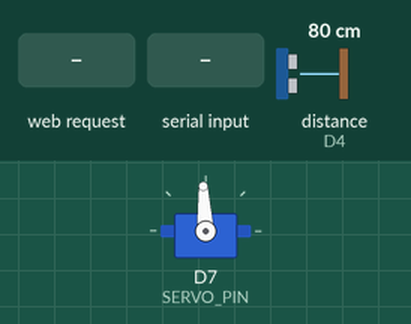
This sketch was run on a simulated ESP8266 (Wemos D1 mini). Parts: servo. Wiring (inferred from the names in the program): ultrasonic range finder: trigger D3; echo D4. The test bench sets the inputs (shaded band); at power-on: distance to the obstacle (sensor on D4) 80 cm. The echo pulse lasts 58.3 µs per cm; WiFi joins after 1.5 s; servers stay silent unless stated; uploads are accepted with an empty reply; what the sketch prints to the serial monitor is not drawn.

Above: at 4.9 s.
5.0 s: HTTP request GET /api/servo/on received
At 5.7 s:
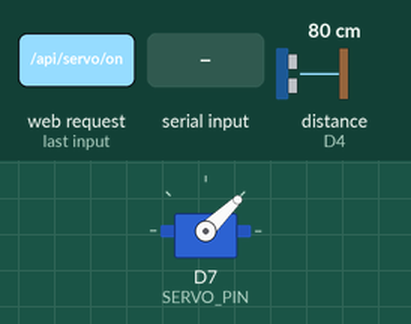
8.7 s: "R90\n" received over Serial
At 9.4 s:
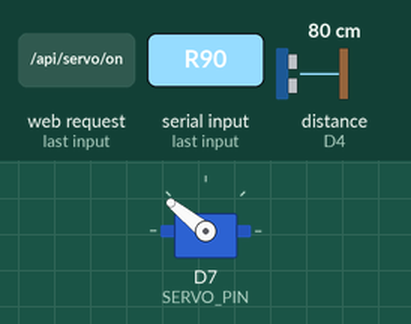
12.8 s: HTTP request GET /api/servo/off received
At 15.4 s:
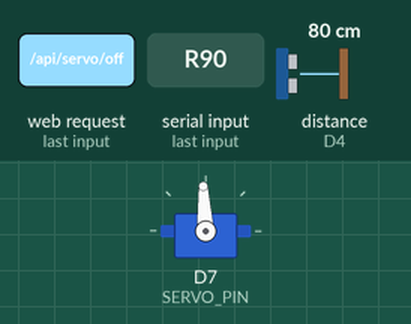
Timing chart, 0 to 16.9 s (numbered marks = the images above; inputs shaded):
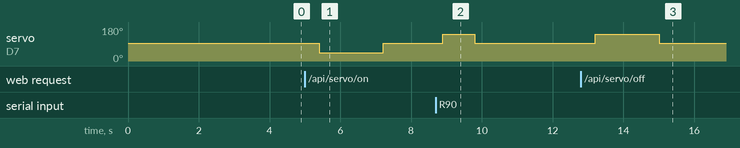

The sketch:

wemos_combine_all_sensors.ino
```cpp
/*
 * ================================================================
 * WeMos D1 R1 — COMBINED (same DB path as wemos_receiver_no_shield)
 * Board: LOLIN(WEMOS) D1 R1
 *
 * = receiver_no_shield (Arduino sensors → sensor_api.php → MySQL)
 * + feeder (ultrasonic + continuous servo)
 *
 *   1. Receives TEMP/PH/NTU/TDS from Arduino (~5s) via SoftSerial
 *   2. POSTs water sensors to sensor_api.php  (same as working receiver)
 *   3. Reads HC-SR04 every 10s → POSTs to feeder_api.php
 *   4. Website Servo ON → spin LEFT (L); Servo OFF → spin RIGHT (R)
 *      (polls servo_cmd_api.php + optional HTTP /api/servo/on|/off)
 *   5. USB Serial still accepts: L / R / L90 / 0
 *
 * Copy to XAMPP htdocs (same place as sensor_api.php):
 *   C:\xampp\htdocs\sensor_api.php
 *   C:\xampp\htdocs\feeder_api.php
 *   C:\xampp\htdocs\servo_cmd_api.php
 * ================================================================
 */

#include <ESP8266WiFi.h>
#include <ESP8266HTTPClient.h>
#include <ESP8266WebServer.h>
#include <WiFiClient.h>
#include <SoftwareSerial.h>
#include <Servo.h>

// ── Wi-Fi (same as working receiver) ─────────────────────────────
const char* WIFI_SSID     = "thiss";
const char* WIFI_PASSWORD = "123456789";

// ── Server / Database (PHP → MySQL) ──────────────────────────────
// Same style as wemos_receiver_no_shield (NO custom Apache port).
// Run ipconfig → use this PC's Wi-Fi IPv4. WeMos must be on the SAME Wi-Fi.
//
// Normal XAMPP Apache = port 80 → URL has NO :number
//   http://YOUR_PC_IP/sensor_api.php
//
// If phpMyAdmin only opens with :54884, Apache was moved off port 80
// (another app took 80, or httpd.conf was changed). That is an XAMPP
// setting — the WeMos sketch does NOT change database/Apache ports.
// Fix Apache back to port 80, then keep these URLs as below.
//
// Update IP when Wi-Fi reconnects (ipconfig → Wireless LAN → IPv4):
// Current PC Wi-Fi IP on hotspot "thiss": 10.131.237.87
const char* SERVER_URL = "http://10.131.237.87/sensor_api.php";
const char* FEEDER_URL = "http://10.131.237.87/feeder_api.php";
const char* SERVO_CMD_URL = "http://10.131.237.87/servo_cmd_api.php";

// ── SoftSerial from Arduino (same as receiver) ───────────────────
#define SW_RX_PIN D5
#define SW_TX_PIN D6
SoftwareSerial arduinoSerial(SW_RX_PIN, SW_TX_PIN);
#define ARDUINO_BAUD 9600

// ── Ultrasonic + servo (from wemos_feeder) ───────────────────────
#define TRIG_PIN D3
#define ECHO_PIN D4
#define SERVO_PIN D7

const int STOP_US = 1500;
const int SPIN_LEFT_US  = 1000;
const int SPIN_RIGHT_US = 2000;
const float MS_PER_DEGREE = 10;
const unsigned long STOP_HOLD_MS = 400;
const unsigned long DISTANCE_INTERVAL_MS = 10000;
const unsigned long SERVO_CMD_POLL_MS = 1500;

String receivedLine = "";
String usbSerialBuffer = "";
unsigned long lastWifiAttempt = 0;
unsigned long lastDistanceMs = 0;
unsigned long lastServoCmdPollMs = 0;
bool servoBusy = false;
String lastMotorState = "OFF";
float lastDistanceCm = -1.0;
long lastWebServoCmdId = 0;
bool pendingLeft = false;
bool pendingRight = false;

Servo feederServo;
ESP8266WebServer httpServer(80);

// ── Wi-Fi (same logic as receiver) ───────────────────────────────
const char* wifiStatusText(wl_status_t s) {
  switch (s) {
    case WL_IDLE_STATUS:     return "IDLE";
    case WL_NO_SSID_AVAIL:   return "NO_SSID (name not found / out of range)";
    case WL_SCAN_COMPLETED:  return "SCAN_DONE";
    case WL_CONNECTED:       return "CONNECTED";
    case WL_CONNECT_FAILED:  return "CONNECT_FAILED (wrong password?)";
    case WL_CONNECTION_LOST: return "CONNECTION_LOST";
    case WL_DISCONNECTED:    return "DISCONNECTED";
    default:                 return "UNKNOWN";
  }
}

void connectWiFi() {
  if (WiFi.status() == WL_CONNECTED) return;

  Serial.print("[WiFi] Connecting to \"");
  Serial.print(WIFI_SSID);
  Serial.println("\"");

  WiFi.persistent(false);
  WiFi.mode(WIFI_OFF);
  delay(200);
  WiFi.mode(WIFI_STA);
  WiFi.setSleepMode(WIFI_NONE_SLEEP);
  WiFi.disconnect(true);
  delay(200);
  WiFi.begin(WIFI_SSID, WIFI_PASSWORD);

  // ~25 seconds (ESP8266 + some extenders are slow)
  int tries = 0;
  while (WiFi.status() != WL_CONNECTED && tries < 50) {
    delay(500);
    Serial.print(".");
    if (tries % 10 == 9) {
      Serial.print(" [");
      Serial.print(wifiStatusText(WiFi.status()));
      Serial.print("]");
    }
    tries++;
  }

  if (WiFi.status() == WL_CONNECTED) {
    Serial.println("\n[WiFi] Connected!");
    Serial.print("[WiFi] IP Address: ");
    Serial.println(WiFi.localIP());
    Serial.print("[WiFi] Gateway: ");
    Serial.println(WiFi.gatewayIP());
  } else {
    Serial.println();
    Serial.print("[WiFi] FAILED status=");
    Serial.print((int)WiFi.status());
    Serial.print(" ");
    Serial.println(wifiStatusText(WiFi.status()));
    Serial.println("[WiFi] Check: 2.4GHz, SSID/password exact, WeMos near extender.");
  }
  lastWifiAttempt = millis();
}

bool ensureWiFi() {
  if (WiFi.status() == WL_CONNECTED) return true;
  // Retry every 10s when offline (was 30s)
  if (millis() - lastWifiAttempt > 10000) connectWiFi();
  return WiFi.status() == WL_CONNECTED;
}

// ── Water sensors → sensor_api.php (identical to receiver) ───────
void sendToDatabase(String temp, String ph, String ntu, String tds) {
  if (!ensureWiFi()) {
    Serial.println("[WiFi] Not connected — skipping upload.");
    return;
  }

  WiFiClient client;
  HTTPClient http;

  http.begin(client, SERVER_URL);
  http.addHeader("Content-Type", "application/x-www-form-urlencoded");

  String postBody = "temperature=" + temp
                  + "&ph="         + ph
                  + "&turbidity="  + ntu
                  + "&tds="        + tds;

  Serial.print("[HTTP] POST sensor from ");
  Serial.print(WiFi.localIP());
  Serial.print(" → ");
  Serial.println(SERVER_URL);

  int httpCode = http.POST(postBody);

  Serial.print("[HTTP] sensor_api code: ");
  Serial.println(httpCode);

  if (httpCode == 200) {
    Serial.println("[HTTP] Data saved to database!");
  } else {
    Serial.print("[HTTP] Failed: ");
    Serial.println(http.errorToString(httpCode));
    Serial.println(http.getString());
  }

  http.end();
}

// ── Ultrasonic / servo → feeder_api.php ──────────────────────────
void sendFeederToDatabase(float distanceCm, const String& motorState, const char* deviceId = "wemos-combine") {
  if (!ensureWiFi()) {
    Serial.println("[WiFi] Not connected — skipping feeder upload.");
    return;
  }

  WiFiClient client;
  HTTPClient http;

  http.begin(client, FEEDER_URL);
  http.addHeader("Content-Type", "application/x-www-form-urlencoded");

  String postBody = "device_id=";
  postBody += deviceId;
  postBody += "&motor_state=" + motorState;
  if (distanceCm >= 0) {
    postBody += "&distance_cm=" + String(distanceCm, 1);
  }

  Serial.print("[HTTP] POST feeder from ");
  Serial.print(WiFi.localIP());
  Serial.print(" → ");
  Serial.println(FEEDER_URL);

  int httpCode = http.POST(postBody);
  Serial.print("[HTTP] feeder_api code: ");
  Serial.println(httpCode);
  if (httpCode != 200) {
    Serial.print("[HTTP] Failed: ");
    Serial.println(http.errorToString(httpCode));
    Serial.println(http.getString());
  } else {
    Serial.println("[HTTP] Feeder distance saved!");
  }
  http.end();
}

String extractValue(String data, String key) {
  String search = key + ":";
  int startIdx = data.indexOf(search);
  if (startIdx == -1) return "NULL";
  startIdx += search.length();
  int endIdx = data.indexOf(",", startIdx);
  if (endIdx == -1) endIdx = data.length();
  return data.substring(startIdx, endIdx);
}

// ── Ultrasonic helpers ───────────────────────────────────────────
float readDistanceCm() {
  digitalWrite(TRIG_PIN, LOW);
  delayMicroseconds(2);
  digitalWrite(TRIG_PIN, HIGH);
  delayMicroseconds(10);
  digitalWrite(TRIG_PIN, LOW);

  unsigned long duration = pulseIn(ECHO_PIN, HIGH, 30000UL);
  if (duration == 0) return -1.0;
  float cm = duration * 0.0343 / 2.0;
  if (cm < 2.0 || cm > 400.0) return -1.0;
  return cm;
}

void printAndUploadDistance() {
  float cm = readDistanceCm();
  lastDistanceCm = cm;

  Serial.println("---- Ultrasonic ----");
  if (cm < 0) Serial.println("Distance: out of range / no echo");
  else {
    Serial.print("Distance: ");
    Serial.print(cm, 1);
    Serial.println(" cm");
  }
  Serial.println("--------------------");

  sendFeederToDatabase(cm, lastMotorState);
}

// ── Servo (continuous 360°) ──────────────────────────────────────
void servoOff() {
  feederServo.detach();
  pinMode(SERVO_PIN, OUTPUT);
  digitalWrite(SERVO_PIN, LOW);
  lastMotorState = "OFF";
}

void servoHardStop() {
  feederServo.attach(SERVO_PIN);
  feederServo.writeMicroseconds(STOP_US);
  delay(STOP_HOLD_MS);
  servoOff();
  Serial.println("Servo STOP / OFF");
  sendFeederToDatabase(lastDistanceCm, "OFF");
}

void feedSpin(int degrees, int spinUs) {
  degrees = constrain(degrees, 1, 180);
  unsigned long spinMs = (unsigned long)(degrees * MS_PER_DEGREE);

  servoBusy = true;
  lastMotorState = "ON";

  Serial.print(spinUs < STOP_US ? "L→R spin ~" : "R→L spin ~");
  Serial.print(degrees);
  Serial.print(" deg for ");
  Serial.print(spinMs);
  Serial.println(" ms");

  feederServo.attach(SERVO_PIN);
  feederServo.writeMicroseconds(STOP_US);
  delay(200);
  feederServo.writeMicroseconds(spinUs);
  delay(spinMs);
  feederServo.writeMicroseconds(STOP_US);
  delay(STOP_HOLD_MS);
  servoOff();

  servoBusy = false;
  Serial.println("Done. Servo stopped. Ready.");
  sendFeederToDatabase(lastDistanceCm, "OFF");
}

// Website: Servo ON → LEFT (L), Servo OFF → RIGHT (R)
void runPendingServoJobs() {
  if (servoBusy) return;
  if (pendingLeft) {
    pendingLeft = false;
    Serial.println("[Web] Servo ON → LEFT (L)");
    sendFeederToDatabase(lastDistanceCm, "LEFT", "wemos-servo-ack");
    feedSpin(180, SPIN_LEFT_US);
    return;
  }
  if (pendingRight) {
    pendingRight = false;
    Serial.println("[Web] Servo OFF → RIGHT (R)");
    sendFeederToDatabase(lastDistanceCm, "RIGHT", "wemos-servo-ack");
    feedSpin(180, SPIN_RIGHT_US);
  }
}

void handleHttpServoStatus() {
  httpServer.send(200, "text/plain", lastMotorState);
}

void handleHttpServoOn() {
  httpServer.send(200, "text/plain", "ON");
  pendingLeft = true;   // ON = L
  pendingRight = false;
}

void handleHttpServoOff() {
  httpServer.send(200, "text/plain", "OFF");
  pendingRight = true;  // OFF = R
  pendingLeft = false;
}

void handleHttpDistance() {
  if (lastDistanceCm < 0) httpServer.send(200, "text/plain", "NA");
  else httpServer.send(200, "text/plain", String(lastDistanceCm, 1));
}

void startHttpServoServer() {
  httpServer.on("/api/servo", HTTP_GET, handleHttpServoStatus);
  httpServer.on("/api/servo/on", HTTP_GET, handleHttpServoOn);
  httpServer.on("/api/servo/off", HTTP_GET, handleHttpServoOff);
  httpServer.on("/open", HTTP_GET, handleHttpServoOn);
  httpServer.on("/close", HTTP_GET, handleHttpServoOff);
  httpServer.on("/api/distance", HTTP_GET, handleHttpDistance);
  httpServer.on("/distance", HTTP_GET, handleHttpDistance);
  httpServer.begin();
  Serial.println("[HTTP] Servo server on port 80");
  Serial.println("[HTTP] ON=/api/servo/on (LEFT)  OFF=/api/servo/off (RIGHT)");
}

void syncLastWebServoCmdId() {
  if (WiFi.status() != WL_CONNECTED) return;
  WiFiClient client;
  HTTPClient http;
  if (!http.begin(client, SERVO_CMD_URL)) return;
  int code = http.GET();
  if (code == 200) {
    String body = http.getString();
    body.trim();
    // id=123&state=ON
    int idIdx = body.indexOf("id=");
    if (idIdx >= 0) {
      int amp = body.indexOf('&', idIdx);
      String idStr = (amp > idIdx) ? body.substring(idIdx + 3, amp) : body.substring(idIdx + 3);
      lastWebServoCmdId = idStr.toInt();
      Serial.print("[ServoCmd] synced last id=");
      Serial.println(lastWebServoCmdId);
    }
  }
  http.end();
}

void pollWebServoCommands() {
  if (servoBusy || WiFi.status() != WL_CONNECTED) return;

  WiFiClient client;
  HTTPClient http;
  if (!http.begin(client, SERVO_CMD_URL)) return;
  int code = http.GET();
  if (code == 200) {
    String body = http.getString();
    body.trim();
    int idIdx = body.indexOf("id=");
    int stateIdx = body.indexOf("state=");
    if (idIdx >= 0 && stateIdx >= 0) {
      int amp = body.indexOf('&', idIdx);
      long id = ((amp > idIdx) ? body.substring(idIdx + 3, amp) : body.substring(idIdx + 3)).toInt();
      String state = body.substring(stateIdx + 6);
      state.toUpperCase();
      state.trim();

      if (id > lastWebServoCmdId) {
        lastWebServoCmdId = id;
        if (state == "ON") {
          pendingLeft = true;
          pendingRight = false;
        } else if (state == "OFF") {
          pendingRight = true;
          pendingLeft = false;
        }
      }
    }
  }
  http.end();
}

void handleUsbServoCommand(String cmd) {
  cmd.trim();
  if (cmd.length() == 0) return;
  if (servoBusy) {
    Serial.println("Busy — wait for stop.");
    return;
  }

  int spinUs = SPIN_LEFT_US;
  String arg = cmd;
  char dir = toupper(arg.charAt(0));
  if (dir == 'L' || dir == 'R') {
    spinUs = (dir == 'L') ? SPIN_LEFT_US : SPIN_RIGHT_US;
    arg = arg.substring(1);
    arg.trim();
    if (arg.length() == 0) arg = "180";
  }

  bool valid = arg.length() > 0;
  for (unsigned int i = 0; i < arg.length(); i++) {
    if (!isDigit(arg.charAt(i))) { valid = false; break; }
  }
  if (!valid) {
    Serial.println("Use L, R, L90, R45, 1–180, or 0 (stop).");
    return;
  }

  int value = arg.toInt();
  if (value == 0) servoHardStop();
  else if (value >= 1 && value <= 180) feedSpin(value, spinUs);
  else Serial.println("Use L, R, L90, R45, 1–180, or 0 (stop).");
}

void pollUsbSerial() {
  while (Serial.available() > 0) {
    char c = Serial.read();
    if (c == '\n' || c == '\r') {
      if (usbSerialBuffer.length() > 0) {
        handleUsbServoCommand(usbSerialBuffer);
        usbSerialBuffer = "";
      }
    } else {
      usbSerialBuffer += c;
      if (usbSerialBuffer.length() > 8) usbSerialBuffer = "";
    }
  }
}

void setup() {
  Serial.begin(115200);
  arduinoSerial.begin(ARDUINO_BAUD);
  delay(1000);

  pinMode(TRIG_PIN, OUTPUT);
  pinMode(ECHO_PIN, INPUT);
  digitalWrite(TRIG_PIN, LOW);
  servoHardStop();

  Serial.println("\n================================");
  Serial.println("WeMos COMBINED (PHP MySQL path)");
  Serial.println("Same upload as wemos_receiver_no_shield");
  Serial.println("+ ultrasonic + servo");
  Serial.println("================================");
  Serial.println("Arduino 10→D5 (divider), 11→D6, GND");
  Serial.println("Ultrasonic Trig D3 | Echo D4");
  Serial.println("Servo SIG D7 (ext 5–6V + shared GND)");
  Serial.print("sensor_api: ");
  Serial.println(SERVER_URL);
  Serial.print("feeder_api: ");
  Serial.println(FEEDER_URL);
  Serial.println("Servo: website ON=LEFT (L), OFF=RIGHT (R)");
  Serial.println("USB cmds: L / R / L90 / 0");
  Serial.println("--------------------------------");

  connectWiFi();
  if (WiFi.status() == WL_CONNECTED) {
    startHttpServoServer();
    syncLastWebServoCmdId();
    Serial.print("[WiFi] Set WEMOS_BASE_URL=http://");
    Serial.println(WiFi.localIP());
  }
  Serial.println("Waiting for data from Arduino...");
  printAndUploadDistance();
  lastDistanceMs = millis();
  lastServoCmdPollMs = millis();
}

void loop() {
  pollUsbSerial();
  if (WiFi.status() == WL_CONNECTED) {
    httpServer.handleClient();
  }
  runPendingServoJobs();

  while (arduinoSerial.available() > 0) {
    char c = arduinoSerial.read();

    if (c == '\n') {
      receivedLine.trim();

      if (receivedLine.length() > 0 && receivedLine.startsWith("TEMP:")) {
        Serial.println("---- New Reading ----");
        Serial.println("Raw: " + receivedLine);

        String temp = extractValue(receivedLine, "TEMP");
        String ph   = extractValue(receivedLine, "PH");
        String ntu  = extractValue(receivedLine, "NTU");
        String tds  = extractValue(receivedLine, "TDS");

        Serial.println("Temperature : " + temp + " C");
        Serial.println("pH          : " + ph);
        Serial.println("Turbidity   : " + ntu + " NTU");
        Serial.println("TDS         : " + tds + " ppm");
        Serial.println("---------------------");

        sendToDatabase(temp, ph, ntu, tds);
      }

      receivedLine = "";
    } else if (c != '\r') {
      receivedLine += c;
    }
  }

  unsigned long now = millis();
  if (!servoBusy && (now - lastServoCmdPollMs >= SERVO_CMD_POLL_MS)) {
    lastServoCmdPollMs = now;
    pollWebServoCommands();
  }
  if (!servoBusy && (now - lastDistanceMs >= DISTANCE_INTERVAL_MS)) {
    lastDistanceMs = now;
    printAndUploadDistance();
  }
}
```

Measured:
- after the input at 5.0 s, servo on D7 (SERVO_PIN): 93° → 44° after 0.41 s, → 93° 1.8 s later
- after the input at 8.7 s, servo on D7 (SERVO_PIN): 93° → 141° after 0.20 s, → 93° 0.90 s later
- after the input at 12.8 s, servo on D7 (SERVO_PIN): 93° → 141° after 0.41 s, → 93° 1.8 s later
